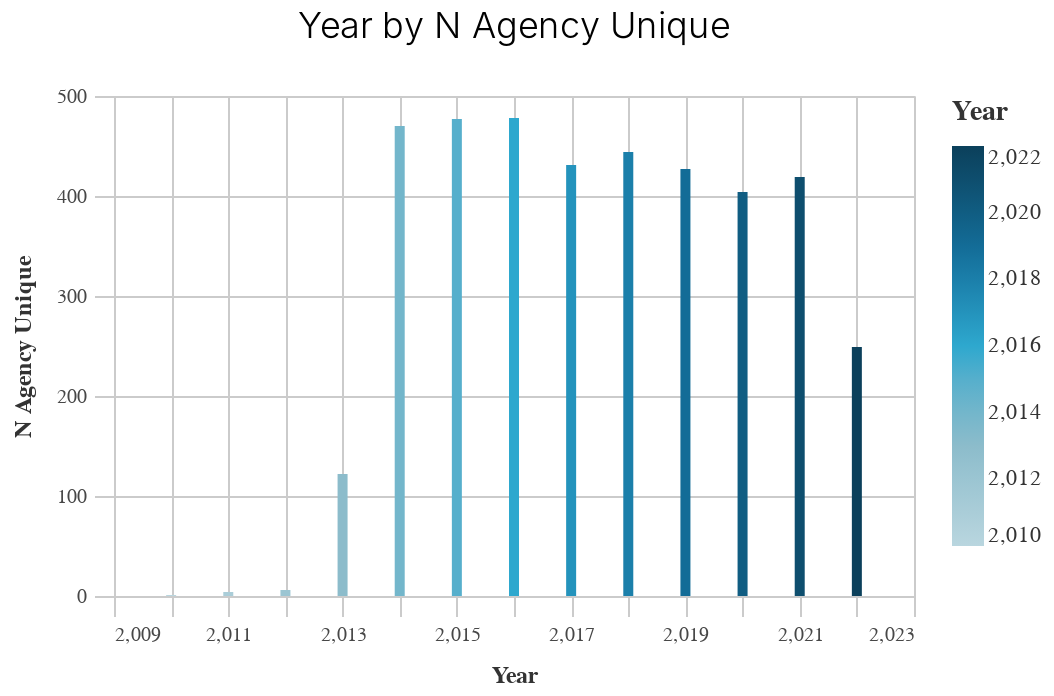

Write notebook code for a chart like this one.
### Code cell
_dla_utils.basic_bar_chart(dist_years1, "prepared_y", "n_agency_unique",  "prepared_y", "subset","")

### Figure 1 — Vega-Lite specification as saved in the notebook (floating-point values rounded to 4 significant figures; data arrays with more than 128 entries replaced by an {"elided": "..."} marker saying what was removed)
{"usermeta": {"embedOptions": {"theme": "fivethirtyeight"}}, "config": {"view": {"continuousWidth": 400, "continuousHeight": 300}, "axis": {"domainColor": "#cbcbcb", "grid": true, "gridColor": "#cbcbcb", "gridWidth": 1, "labelColor": "#474747", "labelFont": "Nunito Sans", "labelFontSize": 10, "labelPadding": 4, "tickColor": "#cbcbcb", "tickSize": 10, "titleColor": "#333", "titleFont": "Raleway", "titleFontSize": 12, "titlePadding": 10}, "axisBand": {"grid": false}, "background": "white", "font": "Raleway", "header": {"labelFont": "Nunito Sans", "titleFont": "Raleway"}, "legend": {"labelColor": "#333", "labelFont": "Nunito Sans", "labelFontSize": 11, "labelLimit": 0, "padding": 1, "symbolSize": 30, "symbolType": "square", "titleColor": "#333", "titleFont": "Raleway", "titleFontSize": 14, "titlePadding": 10}, "title": {"anchor": "middle", "font": "Raleway", "fontSize": 18, "fontWeight": 300, "offset": 20}}, "data": {"name": "data-fdfa3a02ab7def962105d899d0d1ed32"}, "mark": "bar", "encoding": {"color": {"field": "prepared_y", "legend": {"title": "Year"}, "scale": {"range": ["#B9D6DF", "#8CBCCB", "#2EA8CE", "#136C97", "#0B405B"]}, "type": "quantitative"}, "x": {"field": "prepared_y", "sort": "-y", "title": "Year", "type": "quantitative"}, "y": {"field": "n_agency_unique", "title": "N Agency Unique", "type": "quantitative"}}, "height": 250, "title": "Year by N Agency Unique", "width": 400, "$schema": "https://vega.github.io/schema/vega-lite/v4.17.0.json", "datasets": {"data-fdfa3a02ab7def962105d899d0d1ed32": {"elided": "129 records"}}}
